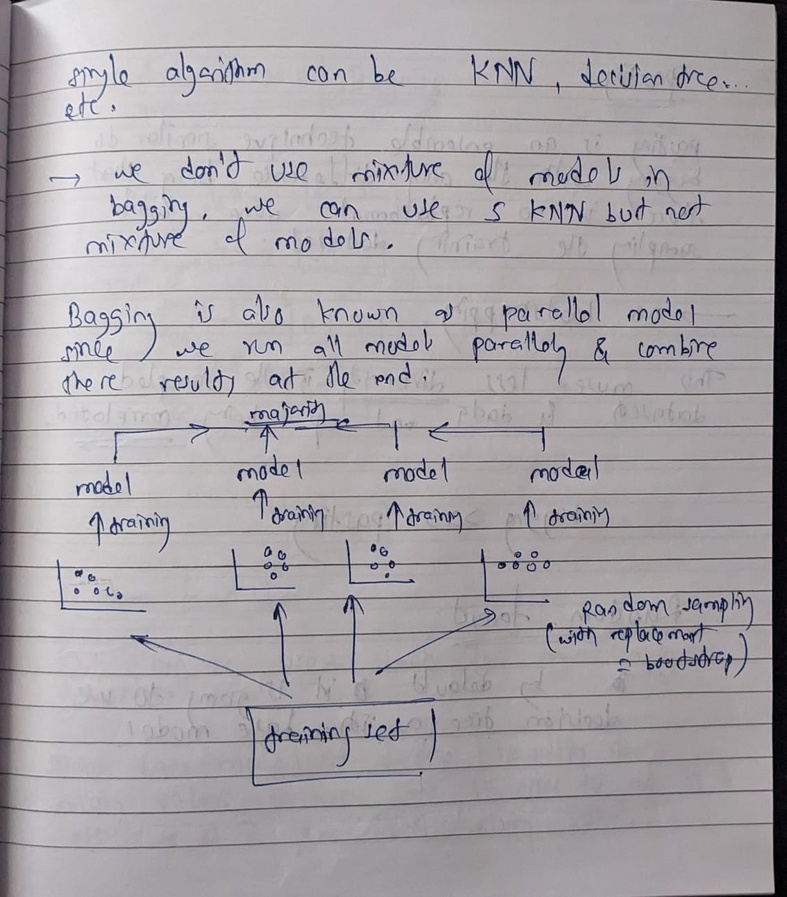
#> input picture images/handwritten.jpeg, 787 x 897 px, shrunk from 1134 x 1293 before the run, found by its file name
$ jupyter execute image_segmentation.ipynb
#> lines starting #> are read from the running program, lines starting #| are printed output that depends on the picture; after the words box and inside, x2 and y2 are one past the last pixel; in counts of white or black regions, pixels touching at a corner belong together; long printed decimals are rounded
### Thresholding

[cell 1]
import cv2
import numpy as np
import matplotlib.pyplot as plt

[cell 2]
### Simple Thresholding

image = cv2.imread(r"C:\Users\Asus\OneDrive\Desktop\Computer_vision\images\handwritten.jpeg", 0)  # Read the image in grayscale
#> image: shape (897, 787); min 0, max 248, mean 163.4

plt.imshow(image, cmap='gray')

[cell 3]
retval, binary = cv2.threshold(image, 150, 255,cv2.THRESH_BINARY)
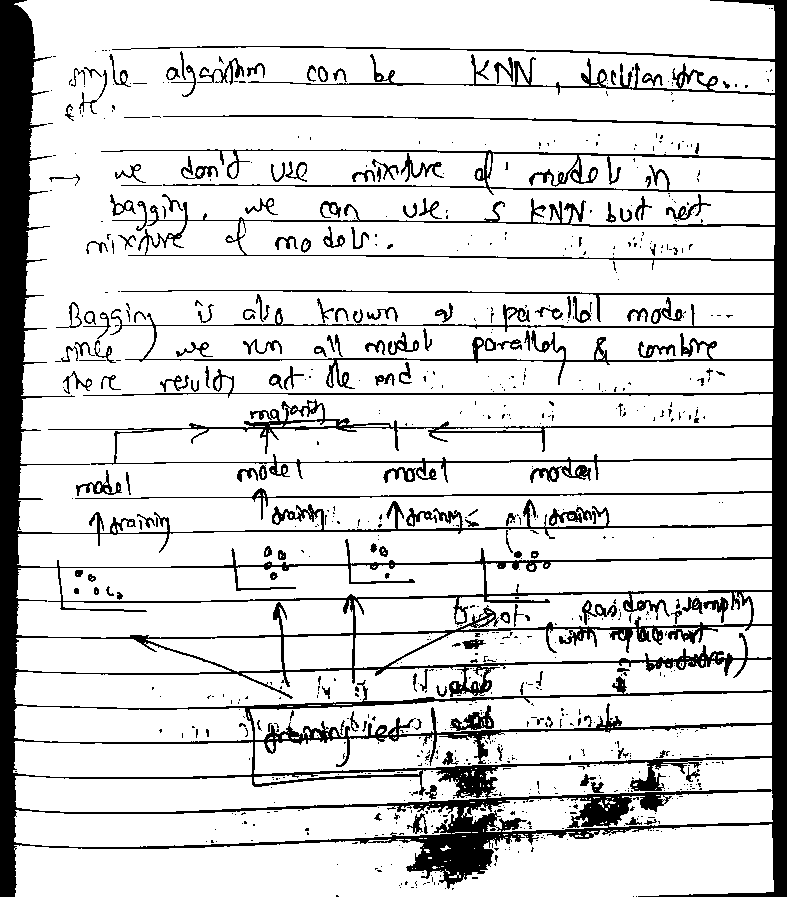
#> binary: shape (897, 787); 84.2% white; 835 black regions (668 under 20 px), largest, box (x1, y1, x2, y2) and area: (0, 0, 787, 897) 94069, (450, 705, 494, 731) 471, (549, 507, 596, 526) 369

plt.figure(figsize=(12,7))

plt.imshow(binary, cmap='gray')
plt.show()

[cell 4]
### Adaptive Thresholding

adaptive_mean = cv2.adaptiveThreshold(image, 255, cv2.ADAPTIVE_THRESH_MEAN_C, cv2.THRESH_BINARY, 11, 9)
#> adaptive_mean: shape (897, 787); 89.4% white; black in thin lines or dots

adaptive_gaussian = cv2.adaptiveThreshold(image, 255, cv2.ADAPTIVE_THRESH_GAUSSIAN_C, cv2.THRESH_BINARY, 11,9)
#> adaptive_gaussian: shape (897, 787); 90.9% white; black in thin lines or dots


plt.figure(figsize=(12,7))
plt.imshow(adaptive_mean, cmap='gray')
plt.title("Adaptive Mean Thresholding")
plt.show()

plt.imshow(adaptive_gaussian, cmap='gray')
plt.title("Adaptive Gaussian Thresholding")
plt.show()

[cell 5]
### K-Means Clustering

image = cv2.imread("C:\\Users\\Asus\\OneDrive\\Desktop\\Computer_vision\\images\\shapes.jpg")
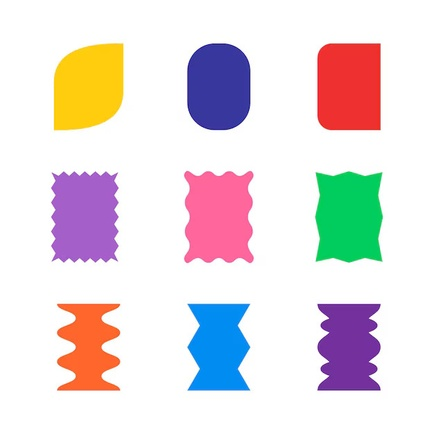
#> input picture images/shapes.jpg, 434 x 434 px, shrunk from 626 x 626 before the run, found by its file name
#> image is the input picture: shape (434, 434, 3); mean B, G, R 223.3, 220.8, 229.7
image = cv2.cvtColor(image, cv2.COLOR_BGR2RGB)
pixel_values = image.reshape(-1,3)
pixel_values = np.float32(pixel_values)
print(pixel_values)
#> (printed output is left out)

[cell 6]
criteria = (cv2.TERM_CRITERIA_EPS + cv2.TERM_CRITERIA_MAX_ITER, 100, 0.2)
k = 3

_, labels, centers = cv2.kmeans(pixel_values, k, None, criteria, 10, cv2.KMEANS_RANDOM_CENTERS)
#> centers = [[72.15, 111.5, 167], [254.8, 254.7, 254.6], [247.5, 116.1, 71.5]]

[cell 7]
print(labels.shape)
#| (188356, 1)
print(centers)
#| [[ 72.152  111.464  167.040 ]
#|  [254.847  254.733  254.5837  ]
#|  [247.505  116.064  71.5045  ]]

[cell 8]
centers = np.uint8(centers)
#> centers = [[72, 111, 167], [254, 254, 254], [247, 116, 71]]
segmented_image = centers[labels.flatten()]
segmented_image = segmented_image.reshape(image.shape)

plt.figure(figsize=(12,7))

plt.subplot(1,2,1)
plt.imshow(image)
plt.title("Original Image")

plt.subplot(1,2,2)
plt.imshow(segmented_image)
plt.title("Segmented Image")
plt.show()

[cell 9]
### Watershed Algorithm


image = cv2.imread("C:\\Users\\Asus\\OneDrive\\Desktop\\Computer_vision\\images\\coin2.jpg")
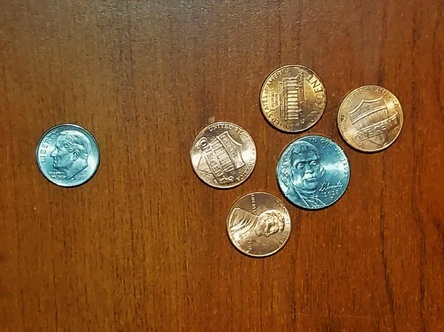
#> input picture images/coin2.jpg, 444 x 332 px, shrunk from 640 x 479 before the run, found by its file name
#> image is the input picture: shape (332, 444, 3); mean B, G, R 41.7, 83, 130.4

image = cv2.cvtColor(image, cv2.COLOR_BGR2RGB)
original_image = image.copy()
plt.imshow(image)

[cell 10]
grey = cv2.cvtColor(image,cv2.COLOR_BGR2GRAY)
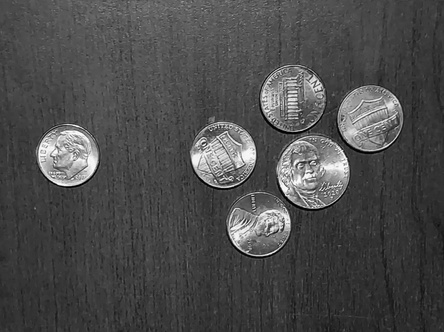
#> grey: shape (332, 444); min 0, max 254, mean 76.1
plt.imshow(grey, cmap='gray')

[cell 11]
_,thresh = cv2.threshold(grey, 130, 255,cv2.THRESH_BINARY_INV)
#> thresh: shape (332, 444); 91.2% white; 172 black regions (162 under 20 px), largest, box (x1, y1, x2, y2) and area: (277, 136, 349, 209) 2647, (38, 128, 98, 186) 2469, (190, 122, 256, 188) 2287
plt.imshow(thresh, cmap='gray')
plt.title("Thresholded Image")

[cell 12]
kernel = np.ones((3,3), np.uint8)
opening = cv2.morphologyEx(thresh, cv2.MORPH_OPEN, kernel, iterations = 4)
#> opening: shape (332, 444); 86.5% white; 27 black regions (23 under 20 px), largest, box (x1, y1, x2, y2) and area: (227, 65, 403, 256) 13488, (190, 120, 256, 188) 3369, (36, 124, 98, 186) 2954, (181, 0, 192, 10) 76

plt.imshow(opening, cmap='gray')
plt.title("Opening Image")

[cell 13]
sure_bg = cv2.dilate(opening, kernel, iterations = 3)
#> sure_bg: shape (332, 444); 89.9% white; 5 black regions (1 under 20 px), largest, box (x1, y1, x2, y2) and area: (231, 68, 346, 250) 7666, (194, 125, 253, 185) 2612, (341, 89, 400, 148) 2391, (40, 127, 95, 183) 2248
plt.imshow(sure_bg, cmap='gray')

[cell 14]
dist_transform = cv2.distanceTransform(opening, cv2.DIST_L2, 5)
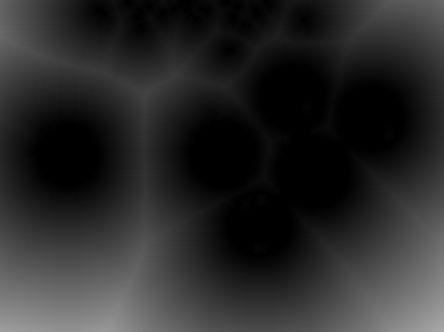
#> dist_transform: shape (332, 444) float32; min 0, max 169.3, mean 41.7
plt.imshow(dist_transform, cmap='gray')
plt.title("Distance Transform Image")

[cell 15]
_, sure_fg= cv2.threshold(dist_transform, 0.4*dist_transform.max(), 255, 0)
#> sure_fg: shape (332, 444) float32; 22.9% white; 3 white regions, box (x1, y1, x2, y2) and area: (0, 187, 444, 332) 29006, (0, 0, 51, 83) 2647, (368, 0, 444, 49) 2067
sure_fg = np.uint8(sure_fg)
plt.imshow(sure_fg, cmap='gray')
plt.title("Sure Foreground Image")

[cell 16]
unknown = cv2.subtract(sure_bg, sure_fg)
#> unknown: shape (332, 444); 67% white; 8 black regions (1 under 20 px), largest, box (x1, y1, x2, y2) and area: (0, 187, 444, 332) 29006, (231, 68, 346, 250) 7666, (0, 0, 51, 83) 2647
plt.imshow(unknown, cmap='gray')

[cell 17]
_, markers = cv2.connectedComponents(sure_fg)
#> markers: shape (332, 444) int32; 4 distinct labels, from 0 to 3
markers = markers + 1
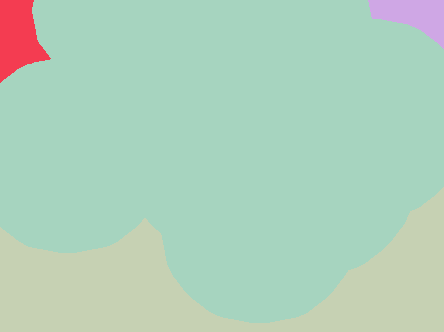
#> markers: shape (332, 444) int32; 4 distinct labels, from 1 to 4; one colour per label, 0 black
markers[unknown==255] = 0
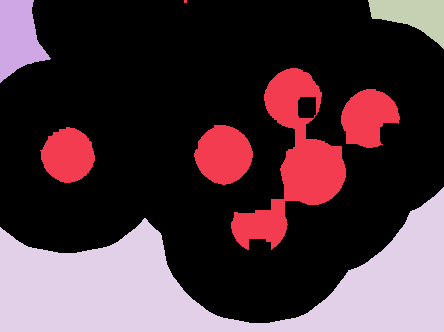
#> markers: shape (332, 444) int32; 5 distinct labels, from 0 to 4; one colour per label, 0 black

plt.imshow(markers)

[cell 18]
markers = cv2.watershed(image, markers)
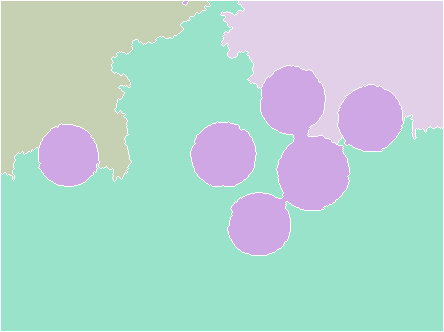
#> markers: shape (332, 444) int32; 5 distinct labels, from -1 to 4; one colour per label, 0 black, -1 white
plt.imshow(markers)

[cell 19]
coin_mask = np.zeros_like(grey)

print(grey.shape)
#| (332, 444)
print(coin_mask.shape)
#| (332, 444)

unique_labels = np.unique(markers)
#> unique_labels = [-1, 1, 2, 3, 4]

instance_number = 1
font = cv2.FONT_HERSHEY_SIMPLEX

for label in unique_labels:
    if label == 0 or label == -1:
        continue

    mask = np.uint8(markers == label)
    contours, _ = cv2.findContours(mask, cv2.RETR_EXTERNAL, cv2.CHAIN_APPROX_SIMPLE)

    for contour in contours:
        area = cv2.contourArea(contour)
        perimeter = cv2.arcLength(contour,True)

        if perimeter == 0:
            continue

        circularity = 4 * np.pi * (area / (perimeter * perimeter))

        if 0.7 < circularity < 1.2 and area > 1000:
            cv2.drawContours(original_image, [contour], -1, (0,255,0), 2)
            x, y, w, h = cv2.boundingRect(contour)
            cv2.putText(original_image, f'Coin {instance_number}', (x, y-10), font, 0.6, (255,0, 0), 2)
            coin_mask = cv2.bitwise_or(coin_mask, mask)
            cv2.rectangle(original_image,(x-5, y-5), (x+w+5, y+h+5), (160, 150, 250), 2)
            instance_number += 1
#> this loop made 5 passes
#> label on pass 1: -1
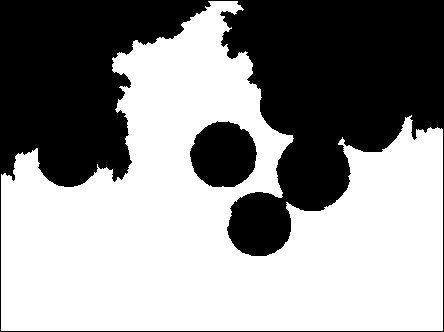
#> mask: shape (332, 444); values 0 (black) and 1 (white), 57% white; 2 black regions, box (x1, y1, x2, y2) and area: (0, 0, 444, 332) 59983, (190, 121, 257, 187) 3424
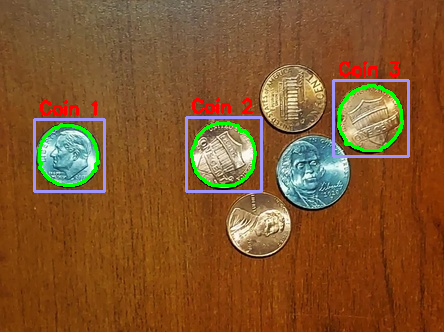
#> original_image: shape (332, 444, 3); mean R, G, B 129.8, 85.4, 43.7
#> after the loop, instance_number = 4

[cell 20]
plt.figure(figsize=(15,10))

plt.subplot(1,3,1)
plt.imshow(image)
plt.title('Original Image')

plt.subplot(1,3,2)
plt.imshow(original_image)
plt.title('Labeled Coins')

plt.subplot(1,3,3)
plt.imshow(coin_mask)
plt.title('Final coin mask')

plt.show()
